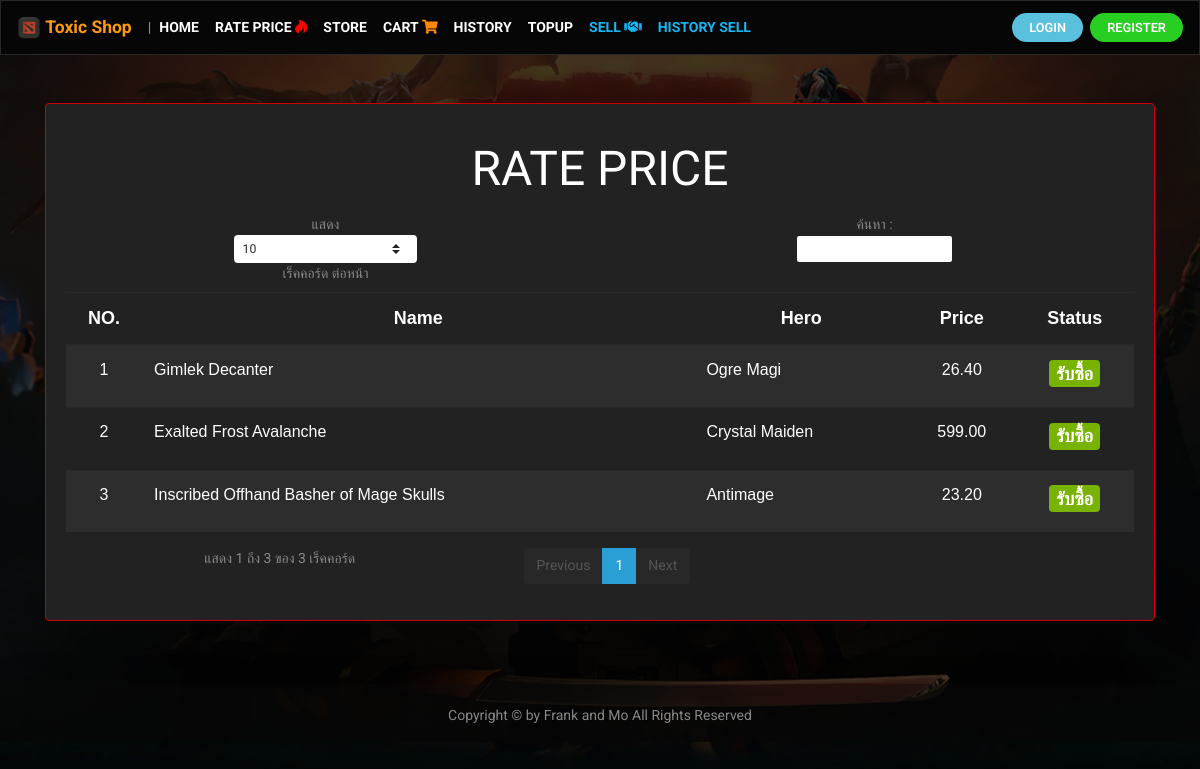
The app's page /rateprice.php, older data.
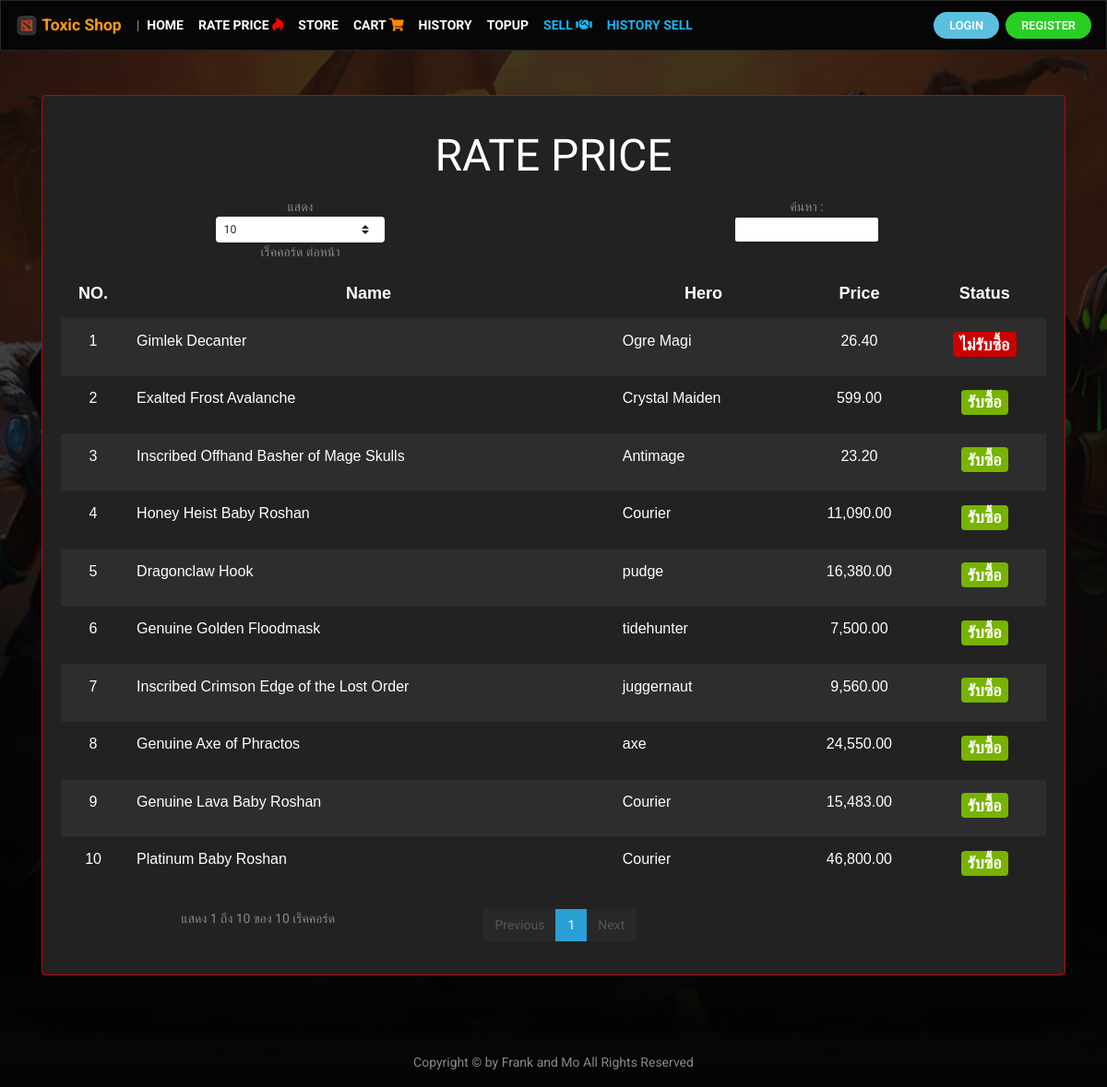
The same page, newer data.
### tables this page shows
CREATE TABLE `rateprice` (
  `rp_id` int(11) NOT NULL,
  `rp_name` varchar(255) NOT NULL,
  `rp_price` float NOT NULL,
  `rp_hero` varchar(255) NOT NULL,
  `rp_status` varchar(1) NOT NULL
);

### rateprice.php (the view, shortened to what this page needs)
<!doctype html>
<html>
<head>
<link rel="stylesheet" type="text/css" href="css/bootstrap.min.css">
<link rel="stylesheet" href="https://use.fontawesome.com/releases/v5.7.2/css/all.css">
</head>
<body>
<?php require_once 'navbar.php'; ?>
<div class="container">
        <center>
        <div class="card bg-light border-danger shadow-lg mt-5" style="width:100%">
            <div class="card-body">
            <h3 class="my-3"><font size="8" color="#ffffff" style="font-family: 'Mitr', sans-serif; ">RATE PRICE</font></h3>
            <div class="table-responsive-md">
                <table id="example"  class="display table table-striped" style="width:100%">
                    <thead>
                        <tr>
                            <th class="text-center"><font size="4" color="#ffffff"  style="font-family:  sans-serif; ">NO.</font></th>
                            <th class="text-center"><font size="4" color="#ffffff"  style="font-family:  sans-serif; ">Name</font></th>
                            <th class="text-center"><font size="4" color="#ffffff"  style="font-family:  sans-serif; ">Hero</font></th>
                            <th class="text-center"><font size="4" color="#ffffff"  style="font-family:  sans-serif; ">Price</font></th>
                            <th class="text-center"><font size="4" color="#ffffff"  style="font-family:  sans-serif; ">Status</font></th>
                        </tr>
                    </thead>
                    <tbody>
                    <?php
                      include_once("config/connectdb.php");
                      $num=1;
                      $sql_rp= "SELECT * FROM rateprice";
                      $result_rp = mysqli_query($conn, $sql_rp);
                      while ($data_rp = mysqli_fetch_array($result_rp)) {
                    ?>
                            <tr>
                                <td class="text-center"><font size="3" color="#FDFEFE"  style="font-family:  sans-serif; "><?php echo $num;?></font></td>
                                <td ><font size="3" color="#FDFEFE"  style="font-family:  sans-serif; "><?php echo $data_rp['rp_name'];?></font></td>
                                <td ><font size="3" color="#FDFEFE"  style="font-family:  sans-serif; "><?php echo $data_rp['rp_hero']; ?></font></td>
                                <td class="text-center"><font size="3" color="#FDFEFE"  style="font-family:  sans-serif; "><?php echo number_format($data_rp['rp_price'],2); ?></font></td>
                                <td class="text-center">
                                <?php
                                if($data_rp["rp_status"] == 1){
                                    echo "<h5><b><span class='badge badge-success'><font color='#fff'>รับซื้อ</font></span></b></h5>";
                            }
                                if($data_rp["rp_status"] == 2){
                                    echo "<h5><b><span class='badge badge-danger'><font color='#fff'>ไม่รับซื้อ</font></span></b></h5>";
                            }
                            ?>
                                 </td>
                            </tr>
                            <?php
                        $num++;  } mysqli_close($conn);
                            ?>
                     </tbody>
                   </table>
                                        </div>
                                    </div>
                                </div>
                                </center>
                            </div>
<?php require_once 'footer.php'; ?>
</body>
</html>

Row changes from the older to the newer data that the page shows:
changed rateprice "Gimlek Decanter": rp_status "รับซื้อ" → "ไม่รับซื้อ"
added rateprice: rp_name "Honey Heist Baby Roshan", rp_hero "Courier", rp_price "11,090.00", rp_status "รับซื้อ"
added rateprice: rp_name "Dragonclaw Hook", rp_hero "pudge", rp_price "16,380.00", rp_status "รับซื้อ"
added rateprice: rp_name "Genuine Golden Floodmask", rp_hero "tidehunter", rp_price "7,500.00", rp_status "รับซื้อ"
added rateprice: rp_name "Inscribed Crimson Edge of the Lost Order", rp_hero "juggernaut", rp_price "9,560.00", rp_status "รับซื้อ"
added rateprice: rp_name "Genuine Axe of Phractos", rp_hero "axe", rp_price "24,550.00", rp_status "รับซื้อ"
added rateprice: rp_name "Genuine Lava Baby Roshan", rp_hero "Courier", rp_price "15,483.00", rp_status "รับซื้อ"
added rateprice: rp_name "Platinum Baby Roshan", rp_hero "Courier", rp_price "46,800.00", rp_status "รับซื้อ"
Text that changed along with them:
text written by a page script: "แสดง เร็คคอร์ด ต่อหน้า ค้นหา : แสดง 1 ถึง 3 ของ 3 เร็คคอร์ด Previous 1 Next" → "แสดง เร็คคอร์ด ต่อหน้า ค้นหา : แสดง 1 ถึง 10 ของ 10 เร็คคอร์ด Previous 1 Next"
